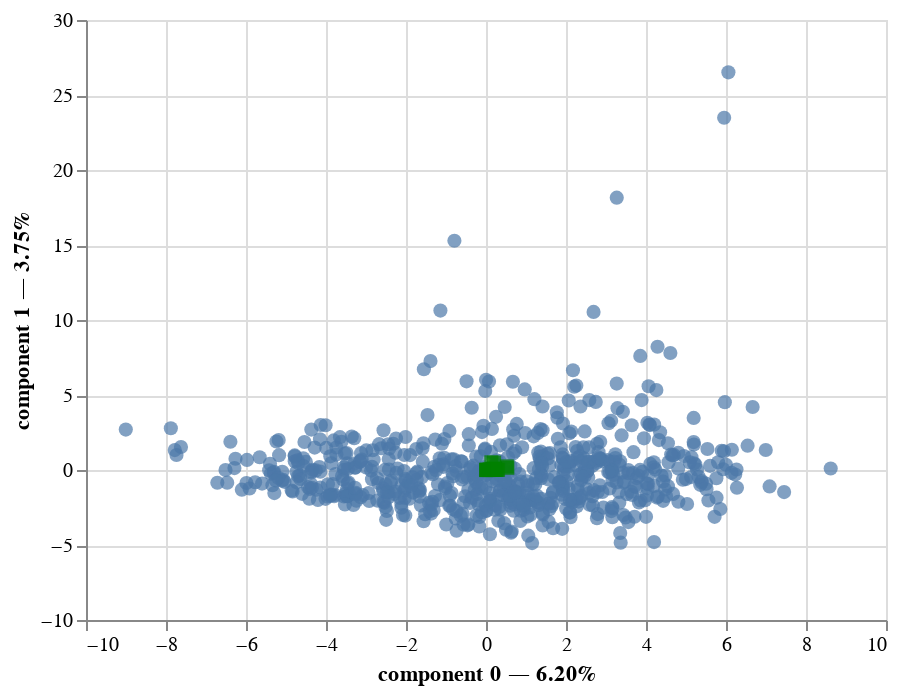

Notebook source saved alongside this figure:
### Code cell
famd.plot(
    X_train,
    x_component=0,
    y_component=1
)

### Figure 1 — Vega-Lite specification as saved in the notebook (floating-point values rounded to 4 significant figures; data arrays with more than 128 entries replaced by an {"elided": "..."} marker saying what was removed)
{"config": {"view": {"continuousWidth": 400, "continuousHeight": 300}}, "layer": [{"mark": {"type": "circle", "size": 50}, "encoding": {"tooltip": [{"field": "index", "type": "quantitative"}, {"field": "component 0", "type": "quantitative"}, {"field": "component 1", "type": "quantitative"}], "x": {"axis": {"title": "component 0 — 6.20%"}, "field": "component 0", "scale": {"zero": false}, "type": "quantitative"}, "y": {"axis": {"title": "component 1 — 3.75%"}, "field": "component 1", "scale": {"zero": false}, "type": "quantitative"}}, "selection": {"selector002": {"type": "interval", "bind": "scales", "encodings": ["x", "y"]}}}, {"data": {"name": "data-04c398c6d0b01bfd3137edd09bcfdbc8"}, "mark": {"type": "square", "color": "green", "size": 50}, "encoding": {"tooltip": [{"field": "variable", "type": "nominal"}], "x": {"field": "component 0", "scale": {"zero": false}, "type": "quantitative"}, "y": {"field": "component 1", "scale": {"zero": false}, "type": "quantitative"}}}], "data": {"name": "data-7a7eaffee221d1d4d7586859d0450e98"}, "$schema": "https://vega.github.io/schema/vega-lite/v4.17.0.json", "datasets": {"data-7a7eaffee221d1d4d7586859d0450e98": {"elided": "671 records"}, "data-04c398c6d0b01bfd3137edd09bcfdbc8": [{"variable": "Age", "component 0": 0.2067, "component 1": 0.004209, "component 2": 1.283e-07, "component 3": 0.001355, "component 4": 0.007913, "component 5": 0.05339, "component 6": 0.01201, "component 7": 0.03305, "component 8": 0.01584, "component 9": 0.01325, "component 10": 0.0169, "component 11": 0.01572, "component 12": 0.003674, "component 13": 0.006264, "component 14": 0.00341, "component 15": 0.003682, "component 16": 0.003768, "component 17": 0.006856, "component 18": 0.006845, "component 19": 5.17e-06}, {"variable": "SchoolYears", "component 0": 0.007117, "component 1": 0.001377, "component 2": 4.91e-05, "component 3": 0.01305, "component 4": 0.01371, "component 5": 0.002522, "component 6": 0.0005001, "component 7": 0.001555, "component 8": 0.003552, "component 9": 0.00176, "component 10": 0.006321, "component 11": 0.0001299, "component 12": 0.003439, "component 13": 0.007594, "component 14": 0.01394, "component 15": 0.0008337, "component 16": 0.003872, "component 17": 0.00334, "component 18": 0.001062, "component 19": 0.008455}, {"variable": "InternetYears", "component 0": 0.1479, "component 1": 0.001381, "component 2": 7.02e-05, "component 3": 0.004558, "component 4": 0.006524, "component 5": 0.06836, "component 6": 0.002571, "component 7": 0.01534, "component 8": 0.005463, "component 9": 0.03365, "component 10": 0.008336, "component 11": 0.0002482, "component 12": 5.642e-05, "component 13": 0.02385, "component 14": 0.0001358, "component 15": 0.0002596, "component 16": 0.0009776, "component 17": 0.01565, "component 18": 0.01896, "component 19": 6.51e-05}, {"variable": "OnlineHoursWeekday", "component 0": 0.1147, "component 1": 0.003384, "component 2": 0.0004232, "component 3": 0.08127, "component 4": 0.03785, "component 5": 0.004548, "component 6": 0.005078, "component 7": 0.00211, "component 8": 0.008465, "component 9": 0.004259, "component 10": 3.057e-05, "component 11": 0.008465, "component 12": 0.001973, "component 13": 0.009276, "component 14": 0.002688, "component 15": 0.001944, "component 16": 0.0009466, "component 17": 4.133e-05, "component 18": 0.002036, "component 19": 0.001708}, {"variable": "PGameYears", "component 0": 0.01807, "component 1": 0.00206, "component 2": 0.01715, "component 3": 0.00143, "component 4": 0.05385, "component 5": 0.04925, "component 6": 0.002804, "component 7": 1.832e-05, "component 8": 0.01699, "component 9": 1.969e-05, "component 10": 0.01191, "component 11": 0.003242, "component 12": 0.01723, "component 13": 0.001251, "component 14": 4.253e-07, "component 15": 7.928e-05, "component 16": 0.00731, "component 17": 0.0001706, "component 18": 0.01034, "component 19": 0.01019}, {"variable": "PGameHours", "component 0": 0.07021, "component 1": 0.002731, "component 2": 0.001859, "component 3": 0.04838, "component 4": 0.04058, "component 5": 0.0162, "component 6": 0.0001142, "component 7": 0.0001119, "component 8": 0.004589, "component 9": 1.811e-06, "component 10": 0.01039, "component 11": 0.004455, "component 12": 0.002635, "component 13": 0.02566, "component 14": 0.001946, "component 15": 0.01349, "component 16": 0.003076, "component 17": 0.0009534, "component 18": 0.00194, "component 19": 0.0009839}, {"variable": "IA", "component 0": 0.2764, "component 1": 0.01542, "component 2": 0.01182, "component 3": 0.02179, "component 4": 0.001087, "component 5": 0.01125, "component 6": 0.04061, "component 7": 0.009858, "component 8": 0.002582, "component 9": 0.007798, "component 10": 0.001837, "component 11": 0.00134, "component 12": 0.0217, "component 13": 0.000496, "component 14": 0.07819, "component 15": 0.0347, "component 16": 0.002655, "component 17": 5.926e-05, "component 18": 0.00173, "component 19": 0.001231}, {"variable": "HI", "component 0": 0.1742, "component 1": 0.02434, "component 2": 0.00685, "component 3": 0.01765, "component 4": 0.001226, "component 5": 0.0178, "component 6": 0.02512, "component 7": 0.008344, "component 8": 0.0007153, "component 9": 0.01318, "component 10": 0.0009139, "component 11": 0.005696, "component 12": 0.01622, "component 13": 0.0001784, "component 14": 0.07542, "component 15": 0.02832, "component 16": 0.000361, "component 17": 0.005741, "component 18": 0.002112, "component 19": 1.247e-05}, {"variable": "ADHDTotal", "component 0": 0.2439, "component 1": 0.02441, "component 2": 0.008709, "component 3": 0.01762, "component 4": 2.291e-07, "component 5": 0.01707, "component 6": 0.03955, "component 7": 0.01048, "component 8": 0.001857, "component 9": 0.013, "component 10": 0.001889, "component 11": 0.002416, "component 12": 0.023, "component 13": 0.0001743, "component 14": 0.08805, "component 15": 0.03553, "component 16": 0.001597, "component 17": 0.001357, "component 18": 0.002146, "component 19": 0.0003611}, {"variable": "HorInd", "component 0": 0.009045, "component 1": 9.129e-05, "component 2": 6.299e-05, "component 3": 0.01341, "component 4": 0.01858, "component 5": 0.0008957, "component 6": 0.001716, "component 7": 0.003199, "component 8": 0.004765, "component 9": 0.003167, "component 10": 0.005729, "component 11": 1.573e-05, "component 12": 1.301e-05, "component 13": 0.01496, "component 14": 0.02191, "component 15": 0.003837, "component 16": 0.005491, "component 17": 0.004617, "component 18": 0.002428, "component 19": 0.006494}, {"variable": "VerInd", "component 0": 0.09774, "component 1": 0.01686, "component 2": 0.000104, "component 3": 0.006056, "component 4": 0.01821, "component 5": 0.04474, "component 6": 0.02374, "component 7": 0.0007017, "component 8": 1.683e-05, "component 9": 0.006246, "component 10": 9.195e-05, "component 11": 0.006321, "component 12": 0.003971, "component 13": 0.009028, "component 14": 0.01102, "component 15": 0.02639, "component 16": 0.0003835, "component 17": 0.0009813, "component 18": 0.0006043, "component 19": 0.000231}, {"variable": "HorCol", "component 0": 0.08425, "component 1": 0.005053, "component 2": 0.002254, "component 3": 0.06804, "component 4": 0.0006841, "component 5": 0.0004382, "component 6": 0.02545, "component 7": 0.0007918, "component 8": 0.02891, "component 9": 0.0001951, "component 10": 0.0001014, "component 11": 0.004266, "component 12": 0.005539, "component 13": 0.002767, "component 14": 0.0002921, "component 15": 0.01122, "component 16": 0.0009307, "component 17": 0.005588, "component 18": 0.0103, "component 19": 9.596e-07}, {"variable": "VerCol", "component 0": 0.0645, "component 1": 0.0007164, "component 2": 0.001114, "component 3": 0.08533, "component 4": 0.0001244, "component 5": 0.005652, "component 6": 0.01552, "component 7": 0.01351, "component 8": 0.005354, "component 9": 0.01271, "component 10": 2.612e-05, "component 11": 0.006423, "component 12": 0.0002655, "component 13": 2.235e-05, "component 14": 0.00281, "component 15": 3.584e-05, "component 16": 0.001667, "component 17": 0.002709, "component 18": 0.007576, "component 19": 0.004212}, {"variable": "Stress", "component 0": 0.2123, "component 1": 0.02854, "component 2": 0.02418, "component 3": 0.06563, "component 4": 0.01006, "component 5": 2.196e-05, "component 6": 0.006582, "component 7": 0.009303, "component 8": 1.623e-05, "component 9": 0.001852, "component 10": 0.000583, "component 11": 0.00287, "component 12": 0.005322, "component 13": 0.01551, "component 14": 0.02842, "component 15": 0.03851, "component 16": 0.0004515, "component 17": 0.003065, "component 18": 0.01002, "component 19": 0.0001298}, {"variable": "Anxiety", "component 0": 0.1918, "component 1": 0.0219, "component 2": 0.01188, "component 3": 0.04691, "component 4": 0.003947, "component 5": 9.362e-05, "component 6": 0.02258, "component 7": 0.01147, "component 8": 0.0007441, "component 9": 0.001642, "component 10": 0.0002864, "component 11": 9.422e-05, "component 12": 0.02667, "component 13": 0.0001302, "component 14": 0.03949, "component 15": 0.05373, "component 16": 0.0009933, "component 17": 0.00762, "component 18": 0.007186, "component 19": 0.0006478}, {"variable": "Depression", "component 0": 0.2419, "component 1": 0.0106, "component 2": 0.002382, "component 3": 0.05478, "component 4": 0.01353, "component 5": 8.635e-05, "component 6": 0.0016, "component 7": 0.007041, "component 8": 0.0003932, "component 9": 6.195e-05, "component 10": 0.004686, "component 11": 0.001384, "component 12": 0.006627, "component 13": 0.002467, "component 14": 0.0365, "component 15": 0.03613, "component 16": 0.0001929, "component 17": 0.002653, "component 18": 0.01555, "component 19": 0.0007264}, {"variable": "COUNTRY", "component 0": 0.09676, "component 1": 0.02727, "component 2": 0.1044, "component 3": 0.1218, "component 4": 0.1447, "component 5": 0.1837, "component 6": 0.08717, "component 7": 0.1077, "component 8": 0.1932, "component 9": 0.0559, "component 10": 0.1249, "component 11": 0.05464, "component 12": 0.09271, "component 13": 0.04063, "component 14": 0.06124, "component 15": 0.04118, "component 16": 0.3094, "component 17": 0.1775, "component 18": 0.1189, "component 19": 0.1249}, {"variable": "Education", "component 0": 0.2222, "component 1": 0.09185, "component 2": 0.1158, "component 3": 0.1951, "component 4": 0.01019, "component 5": 0.03789, "component 6": 0.07826, "component 7": 0.01936, "component 8": 0.0483, "component 9": 0.05716, "component 10": 0.05126, "component 11": 0.04212, "component 12": 0.04935, "component 13": 0.2352, "component 14": 0.321, "component 15": 0.0702, "component 16": 0.01605, "component 17": 0.03121, "component 18": 0.03667, "component 19": 0.07392}, {"variable": "Gender", "component 0": 0.01298, "component 1": 0.02091, "component 2": 0.151, "component 3": 0.009087, "component 4": 0.1845, "component 5": 0.02784, "component 6": 0.03641, "component 7": 0.01988, "component 8": 0.007404, "component 9": 0.01761, "component 10": 0.1164, "component 11": 0.04732, "component 12": 4.319e-06, "component 13": 0.01825, "component 14": 0.02885, "component 15": 0.003183, "component 16": 1.095e-05, "component 17": 0.005163, "component 18": 0.003872, "component 19": 0.008805}, {"variable": "Genre", "component 0": 0.1341, "component 1": 0.5094, "component 2": 0.2726, "component 3": 0.2405, "component 4": 0.1544, "component 5": 0.3551, "component 6": 0.3019, "component 7": 0.4386, "component 8": 0.4646, "component 9": 0.2778, "component 10": 0.2867, "component 11": 0.3694, "component 12": 0.5256, "component 13": 0.4841, "component 14": 0.2732, "component 15": 0.6029, "component 16": 0.4421, "component 17": 0.3713, "component 18": 0.6776, "component 19": 0.6183}, {"variable": "LivingWith", "component 0": 0.5179, "component 1": 0.2393, "component 2": 0.4373, "component 3": 0.3537, "component 4": 0.2496, "component 5": 0.4266, "component 6": 0.4209, "component 7": 0.2992, "component 8": 0.3659, "component 9": 0.4132, "component 10": 0.3061, "component 11": 0.4365, "component 12": 0.1427, "component 13": 0.2139, "component 14": 0.2068, "component 15": 0.1816, "component 16": 0.1476, "component 17": 0.3024, "component 18": 0.05562, "component 19": 0.0954}, {"variable": "Occupation", "component 0": 0.5329, "component 1": 0.1487, "component 2": 0.1593, "component 3": 0.1378, "component 4": 0.3087, "component 5": 0.05961, "component 6": 0.184, "component 7": 0.0348, "component 8": 0.1246, "component 9": 0.2772, "component 10": 0.1139, "component 11": 0.06101, "component 12": 0.05264, "component 13": 0.02808, "component 14": 0.06449, "component 15": 0.01502, "component 16": 0.08109, "component 17": 0.04389, "component 18": 0.0641, "component 19": 0.02961}, {"variable": "PartnerParticipate", "component 0": 0.1542, "component 1": 0.04764, "component 2": 0.0633, "component 3": 0.07489, "component 4": 0.009035, "component 5": 0.007608, "component 6": 0.002329, "component 7": 0.0701, "component 8": 0.04078, "component 9": 0.004276, "component 10": 0.03849, "component 11": 0.0002817, "component 12": 0.02583, "component 13": 1.11e-05, "component 14": 0.001675, "component 15": 0.02086, "component 16": 0.02023, "component 17": 0.006572, "component 18": 0.001836, "component 19": 0.01225}, {"variable": "RelationshipStat", "component 0": 0.1997, "component 1": 0.07734, "component 2": 0.1553, "component 3": 0.08488, "component 4": 0.06764, "component 5": 0.004683, "component 6": 0.03354, "component 7": 0.006634, "component 8": 0.006184, "component 9": 0.002098, "component 10": 0.001631, "component 11": 0.002829, "component 12": 0.03501, "component 13": 0.002097, "component 14": 0.004934, "component 15": 4.782e-05, "component 16": 0.007298, "component 17": 0.01207, "component 18": 0.0002844, "component 19": 0.001034}, {"variable": "SecondApp", "component 0": 0.2004, "component 1": 0.4865, "component 2": 0.1201, "component 3": 0.1668, "component 4": 0.3452, "component 5": 0.3235, "component 6": 0.2141, "component 7": 0.2624, "component 8": 0.03171, "component 9": 0.1304, "component 10": 0.1603, "component 11": 0.1734, "component 12": 0.2381, "component 13": 0.09117, "component 14": 0.05911, "component 15": 0.0815, "component 16": 0.0273, "component 17": 0.06443, "component 18": 0.04354, "component 19": 0.03067}, {"variable": "Unemployed", "component 0": 0.2994, "component 1": 0.01334, "component 2": 0.0284, "component 3": 0.09942, "component 4": 0.02751, "component 5": 0.01137, "component 6": 0.0108, "component 7": 0.05988, "component 8": 0.00114, "component 9": 0.01885, "component 10": 0.04417, "component 11": 0.002468, "component 12": 1.499e-06, "component 13": 0.004023, "component 14": 0.003056, "component 15": 0.001495, "component 16": 1.101e-05, "component 17": 0.01364, "component 18": 5.787e-05, "component 19": 0.00529}]}}
